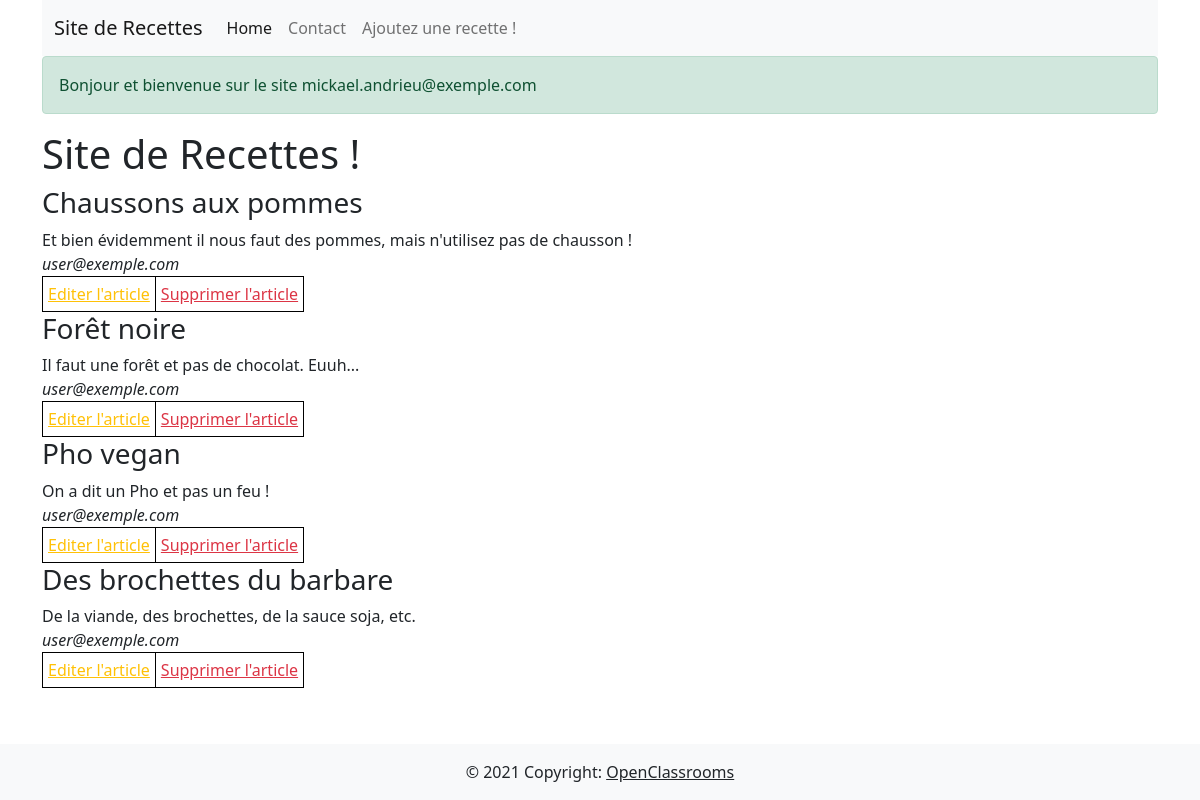
/crud/home.php (signed in), run on the app's committed database.
### tables this page shows
CREATE TABLE `recipes` (
  `recipe_id` int(11) NOT NULL,
  `title` varchar(128) NOT NULL,
  `recipe` text NOT NULL,
  `author` varchar(512) NOT NULL,
  `is_enabled` tinyint(1) NOT NULL
);

### crud/variables.php (called while the page is built, shortened)
<?php
try {
    $mysqlClient = new PDO(
        'mysql:host=localhost;dbname=we_love_food;charset=utf8',
        'root',
        ''
    );
} catch (Exception $e) {
    die('Erreur : ' . $e->getMessage());
}
$recipesStatement = $mysqlClient->prepare("SELECT * FROM recipes;");
$recipesStatement->execute();
$recipes = $recipesStatement->fetchAll();
if(isset($_GET['limit']) && is_numeric($_GET['limit'])) {
    $limit = (int) $_GET['limit'];
} else {
    $limit = 100;
}

### crud/functions.php (called while the page is built, shortened)
<?php
function get_recipes(array $recipes, int $limit) : array
{
    $valid_recipes = [];
    $counter = 0;
    foreach($recipes as $recipe) {
        if ($recipe['is_enabled']) {
            $valid_recipes[] = $recipe;
        }
    }
    return $valid_recipes;
}

### crud/home.php (the view, shortened to what this page needs)
<!DOCTYPE html>
<html>
<head>
    <link
        href="https://cdn.jsdelivr.net/npm/bootstrap@5.0.2/dist/css/bootstrap.min.css"
        rel="stylesheet"
    >
</head>
<body class="d-flex flex-column min-vh-100">
    <div class="container">
    <?php include_once('header.php'); ?>
    <?php include_once('login.php'); ?>
        <h1>Site de Recettes !</h1>
        <?php foreach(get_recipes($recipes, $limit) as $recipe) : ?>
            <article>
                <h3><?php echo $recipe['title']; ?></h3>
                <div><?php echo $recipe['recipe']; ?></div>
                <i><?php echo $recipe['author']; ?></i>
                <table>
                    <tbody>
                        <td style="border: 1px solid black; padding: 5px;">
                            <a class="text-warning" href="update.php?id=<?= $recipe['recipe_id'] ?>">Editer l'article</a>
                        </td>
                        <td style="border: 1px solid black; padding: 5px;">
                            <a class="text-danger" href="delete.php?id=<?= $recipe['recipe_id'] ?>">Supprimer l'article</a>
                        </td>
                    </tbody>
                </table>
            </article>
        <?php endforeach ?>
    </div>
    <?php include_once('footer.php'); ?>
</body>
</html>

### data on the page
recipes: title "Chaussons aux pommes", recipe "Et bien évidemment il nous faut des pommes, mais n'utilisez pas de chausson !", author "user@exemple.com"
recipes: title "Forêt noire", recipe "Il faut une forêt et pas de chocolat. Euuh...", author "user@exemple.com"
recipes: title "Pho vegan", recipe "On a dit un Pho et pas un feu !", author "user@exemple.com"
recipes: title "Des brochettes du barbare", recipe "De la viande, des brochettes, de la sauce soja, etc.", author "user@exemple.com"

### other printed values
$_SESSION['LOGGED_USER'] "mickael.andrieu@exemple.com"
